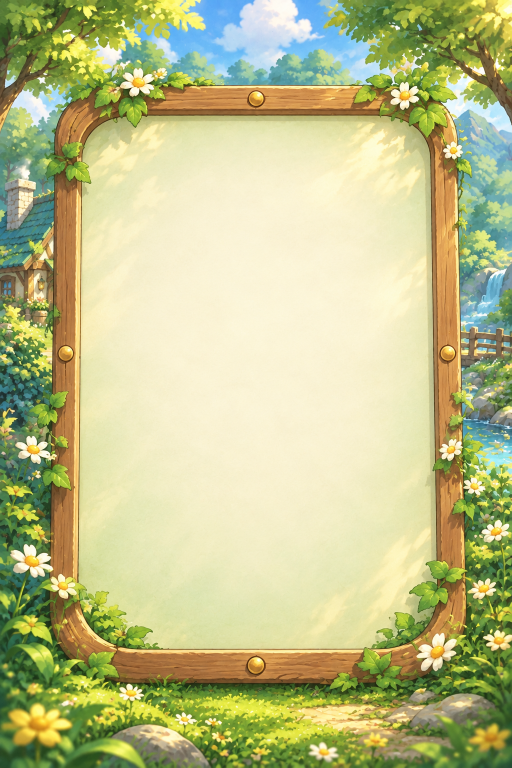
#> input picture output/imagegen/storybook-v2/pinball.png, 1024 x 1536 px (shown at 1/2 size)
$ python prepare_pinball_board.py
#> lines starting #> are read from the running program, lines starting #| are printed output that depends on the picture
"""Fit the entire illustrated frame to the board without cropping its ends.

Resize the nine regions separately so the empty centre absorbs the aspect
ratio change and the wood rails keep the same thickness on all four sides.
"""
from pathlib import Path
from PIL import Image

ROOT = Path(__file__).resolve().parent.parent
source = Image.open(ROOT / 'output/imagegen/storybook-v2/pinball.png').convert('RGB')
#> source is the input picture: PIL image 1024x1536 RGB; mean R, G, B 189.8, 192, 139
frame = source.crop((90, 155, 934, 1375))
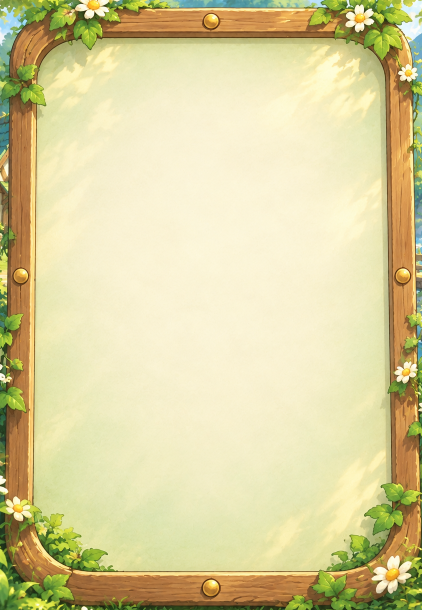
#> frame: PIL image 844x1220 RGB (shown at 1/2 size); mean R, G, B 216.8, 208.2, 158.3
width, height = frame.size
#> width = 844; height = 1220
src_x, src_y = (0, 100, width-100, width), (0, 110, height-110, height)
#> src_x = (0, 100, 744, 844); src_y = (0, 110, 1110, 1220)
dst_x, dst_y = (0, 32, 872-32, 872), (0, 36, 908-36, 908)
board = Image.new('RGB', (872, 908))
#> board: PIL image 872x908 RGB; every value is 0
for row in range(3):
    # Protect the central brass stud as well as the corner decorations.
    # Only the plain wood spans stretch horizontally on the top/bottom rails.
    row_src_x = src_x if row == 1 else (0, 100, width//2-40, width//2+40, width-100, width)
    row_dst_x = dst_x if row == 1 else (0, 32, 872//2-13, 872//2+13, 872-32, 872)
    for column in range(len(row_src_x)-1):
        tile = frame.crop((row_src_x[column], src_y[row], row_src_x[column+1], src_y[row+1]))
        tile = tile.resize((row_dst_x[column+1]-row_dst_x[column], dst_y[row+1]-dst_y[row]),
                           Image.Resampling.LANCZOS)
        board.paste(tile, (row_dst_x[column], dst_y[row]))
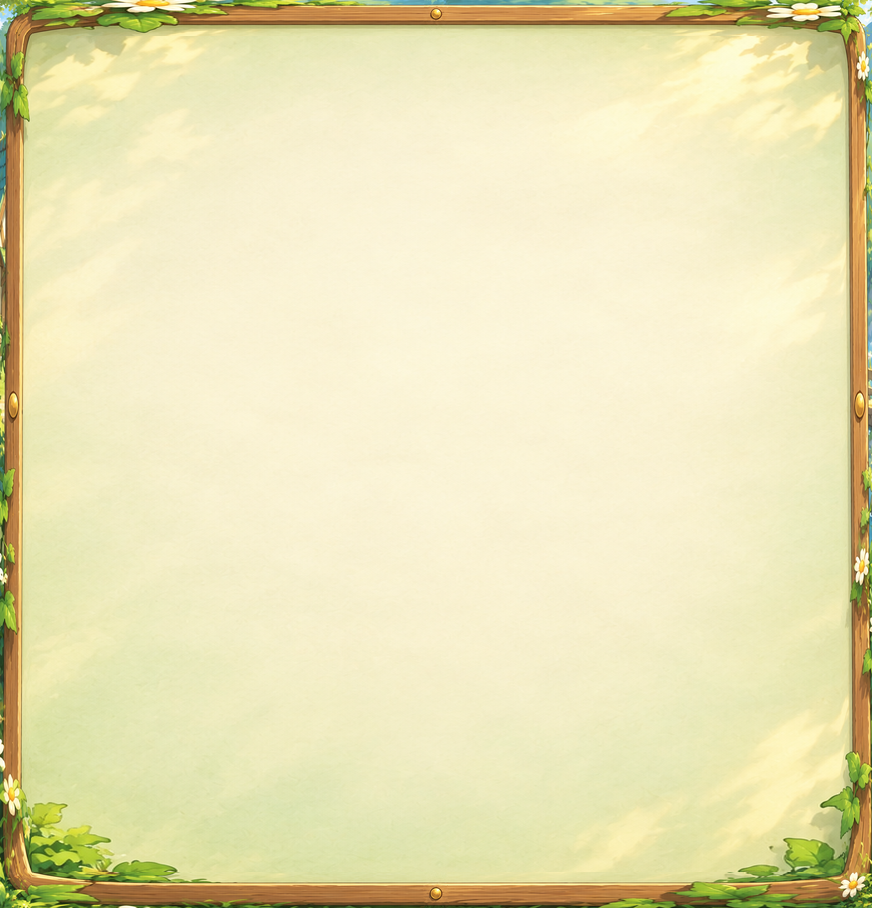
#> board: PIL image 872x908 RGB; mean R, G, B 232.1, 225.7, 181
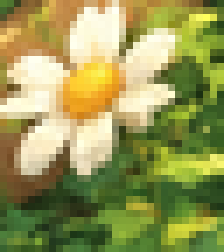
#> tile: PIL image 32x36 RGB (shown 7 times larger); mean R, G, B 150.9, 152.3, 85.2
target = ROOT / 'assets/storybook/pinball-board-v2.webp'
board.save(target, quality=95)
print(target, board.size)
#| assets/storybook/pinball-board-v2.webp (872, 908)

$ run again, with output/imagegen/storybook-v2/camp.png copied over output/imagegen/storybook-v2/pinball.png
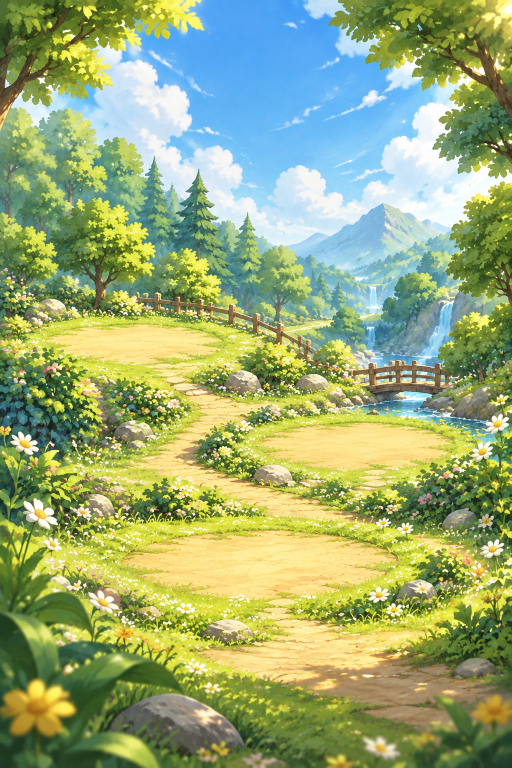
#> input picture output/imagegen/storybook-v2/camp.png, 1024 x 1536 px (shown at 1/2 size)
#> source is the input picture: PIL image 1024x1536 RGB; mean R, G, B 153, 170.7, 117.7
#> after the loop `for row in range(3):`:
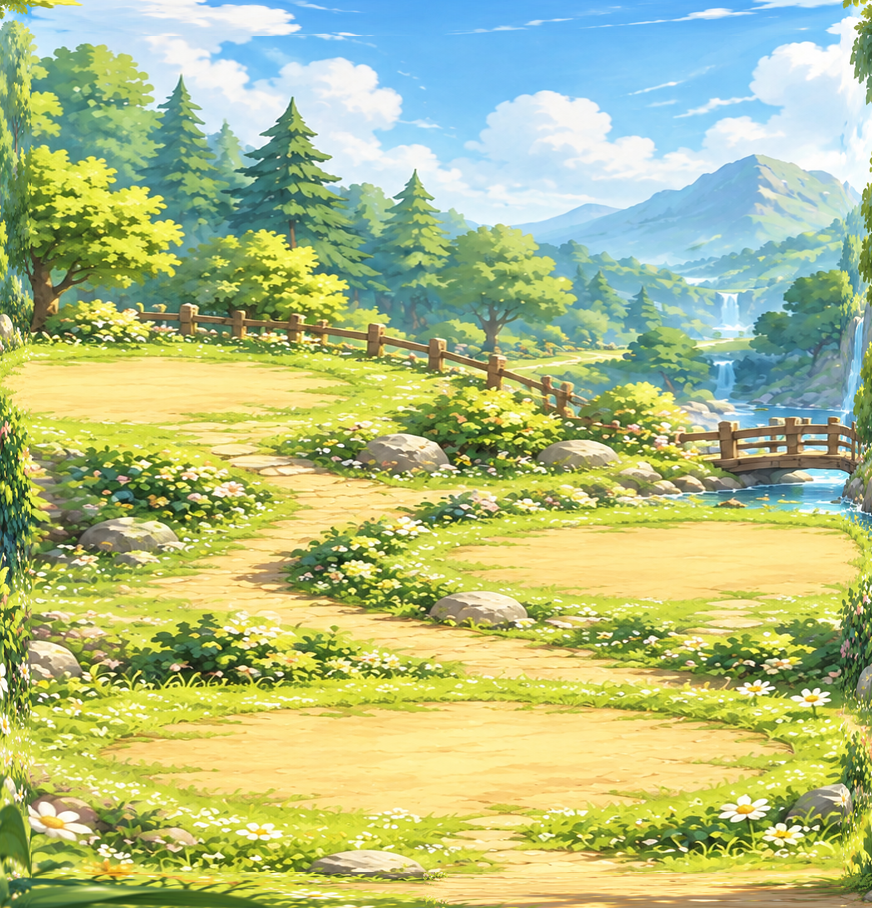
#> board: PIL image 872x908 RGB; mean R, G, B 177.6, 190.9, 132.2
#> after the loop `for row in range(3):`:
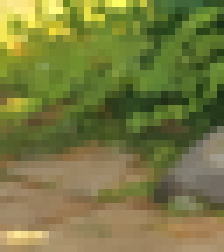
#> tile: PIL image 32x36 RGB (shown 7 times larger); mean R, G, B 119.8, 122.1, 64.3
#| assets/storybook/pinball-board-v2.webp (872, 908)
